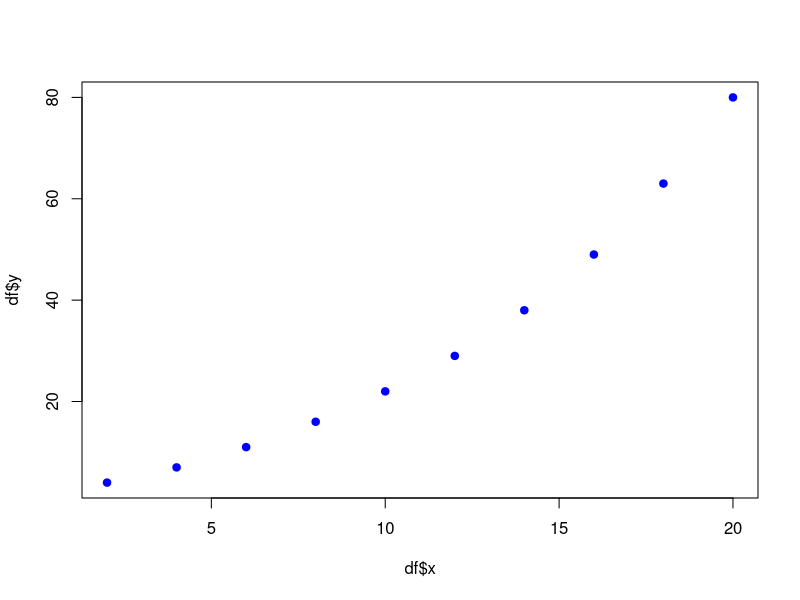
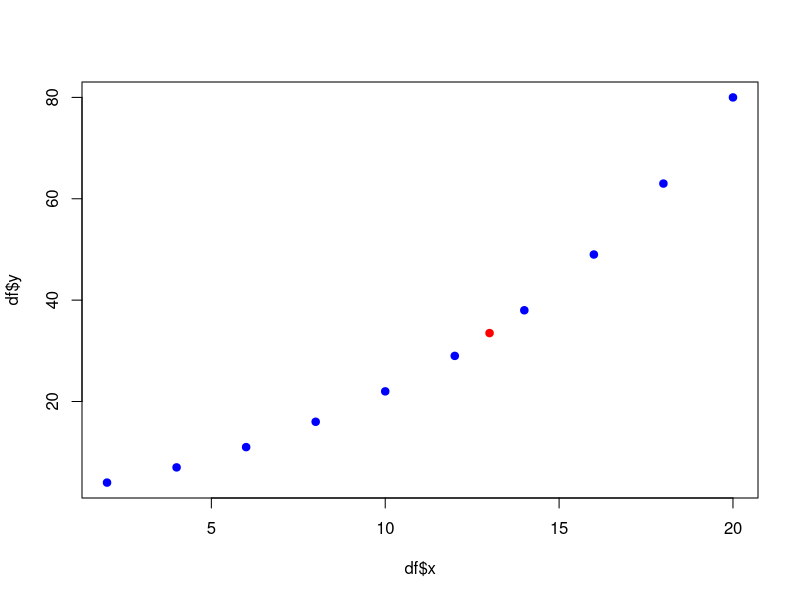

These charts were generated, in order, by the following R code:
# define data frame
df <- data.frame(x=c(2, 4, 6, 8, 10, 12, 14, 16, 18, 20),
                 y=c(4, 7, 11, 16, 22, 29, 38, 49, 63, 80))

# view data frame
df

# create scatterplot
plot(df$x, df$y, col="blue", pch = 19)

# suppose we'd like to find th y-value associatede with a new
# x-value of 13 we use approx()
# fit linear regression model using data frame
model <- lm(y ~ x, data = df)

# interpolate y value based on x value of 13
y_new <- approx(df$x, df$y, xout = 13)

# view interpolated y value
y_new

# create scatterplot
plot(df$x, df$y, col="blue", pch=19)

# add the predicted point to the scatter plot
points(13, y_new$y, col="red", pch=19)
